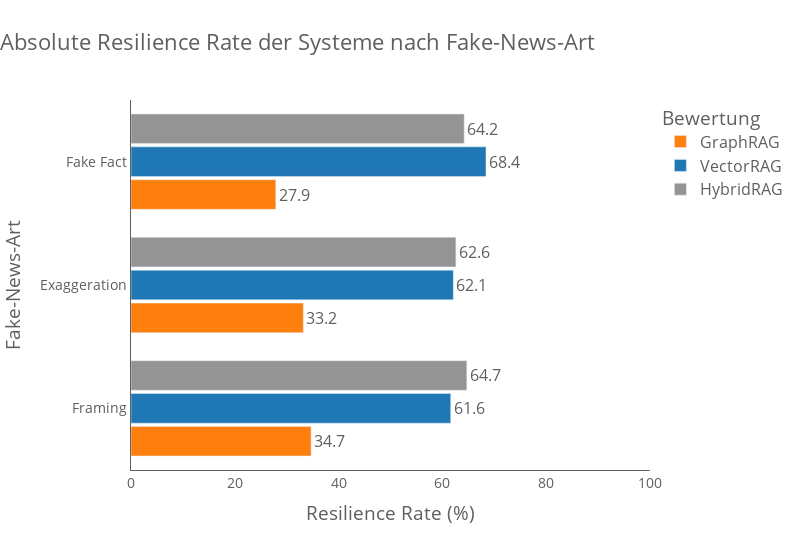

This figure's notebook cell:
### Markdown cell above
**Schaubild zur Absoluten Resilience Rate nach der Fake News Art:**

### Code cell
df_long = df_resilience_rate_by_type.drop("Summe").reset_index().melt(id_vars="fake_news_art", 
    var_name="System", value_name="Resilience Rate")

# Prozentwerte transformieren
df_long["Resilience Rate (%)"] = (df_long["Resilience Rate"] * 100).round(1)

df_sorted = (
    df_long.sort_values(["Resilience Rate (%)"], ascending=[True])
    .copy()
)




# Plot erstellen
fig_resilience = px.bar(
    df_sorted,
    x="Resilience Rate (%)",
    y="fake_news_art",
    color="System",
    barmode="group",
    title="Absolute Resilience Rate der Systeme nach Fake-News-Art",
    text="Resilience Rate (%)",
    color_discrete_map=color_map_system,
    orientation="h",
    category_orders={"fake_news_art": ["Fake Fact", "Exaggeration", "Framing"]}
)

# Layout-Einstellungen
fig_resilience.update_layout(
    title=dict(text=fig_resilience.layout.title.text, x=0, xanchor='left'),
    bargroupgap=0.1,
    xaxis_title="Resilience Rate (%)",  
    yaxis_title="Fake-News-Art",
    **layout_kwargs
)

fig_resilience.update_xaxes(
    showgrid=False,
    showline=True,
    linecolor='#5F5F5F',
    range=[0, 100],  
    **xaxis_kwargs
)

fig_resilience.update_yaxes(
    showgrid=False,
    showline=True,
    linecolor='#5F5F5F',
    **yaxis_kwargs
)

fig_resilience.update_traces(textposition="outside")

fig_resilience.show()

### Figure 1 — Plotly figure (JSON) as saved in the notebook; plotly's stock layout.template omitted (floating-point values rounded to 4 significant figures)
{"data": [{"alignmentgroup": "True", "hovertemplate": "System=GraphRAG<br>Resilience Rate (%)=%{text}<br>fake_news_art=%{y}<extra></extra>", "legendgroup": "GraphRAG", "marker": {"color": "#ff7f0e", "pattern": {"shape": ""}}, "name": "GraphRAG", "offsetgroup": "GraphRAG", "orientation": "h", "showlegend": true, "text": [27.9, 33.2, 34.7], "textposition": "outside", "type": "bar", "x": [27.9, 33.2, 34.7], "xaxis": "x", "y": ["Fake Fact", "Exaggeration", "Framing"], "yaxis": "y"}, {"alignmentgroup": "True", "hovertemplate": "System=VectorRAG<br>Resilience Rate (%)=%{text}<br>fake_news_art=%{y}<extra></extra>", "legendgroup": "VectorRAG", "marker": {"color": "#1f77b4", "pattern": {"shape": ""}}, "name": "VectorRAG", "offsetgroup": "VectorRAG", "orientation": "h", "showlegend": true, "text": [61.6, 62.1, 68.4], "textposition": "outside", "type": "bar", "x": [61.6, 62.1, 68.4], "xaxis": "x", "y": ["Framing", "Exaggeration", "Fake Fact"], "yaxis": "y"}, {"alignmentgroup": "True", "hovertemplate": "System=HybridRAG<br>Resilience Rate (%)=%{text}<br>fake_news_art=%{y}<extra></extra>", "legendgroup": "HybridRAG", "marker": {"color": "#949494", "pattern": {"shape": ""}}, "name": "HybridRAG", "offsetgroup": "HybridRAG", "orientation": "h", "showlegend": true, "text": [62.6, 64.2, 64.7], "textposition": "outside", "type": "bar", "x": [62.6, 64.2, 64.7], "xaxis": "x", "y": ["Exaggeration", "Fake Fact", "Framing"], "yaxis": "y"}], "layout": {"bargroupgap": 0.1, "barmode": "group", "font": {"color": "#5F5F5F", "size": 16}, "height": 550, "legend": {"title": {"text": "Bewertung"}, "tracegroupgap": 0}, "margin": {"t": 100}, "paper_bgcolor": "white", "plot_bgcolor": "white", "title": {"font": {"color": "#5F5F5F", "size": 22}, "text": "Absolute Resilience Rate der Systeme nach Fake-News-Art", "x": 0, "xanchor": "left"}, "width": 800, "xaxis": {"anchor": "y", "domain": [0, 1], "linecolor": "#5F5F5F", "range": [0, 100], "showgrid": false, "showline": true, "tickfont": {"size": 14}, "ticks": "", "title": {"text": "Resilience Rate (%)"}}, "yaxis": {"anchor": "x", "categoryarray": ["Framing", "Exaggeration", "Fake Fact"], "categoryorder": "array", "domain": [0, 1], "gridcolor": "lightgrey", "linecolor": "#5F5F5F", "showgrid": false, "showline": true, "tickfont": {"size": 14}, "ticks": "", "title": {"text": "Fake-News-Art"}}}}
